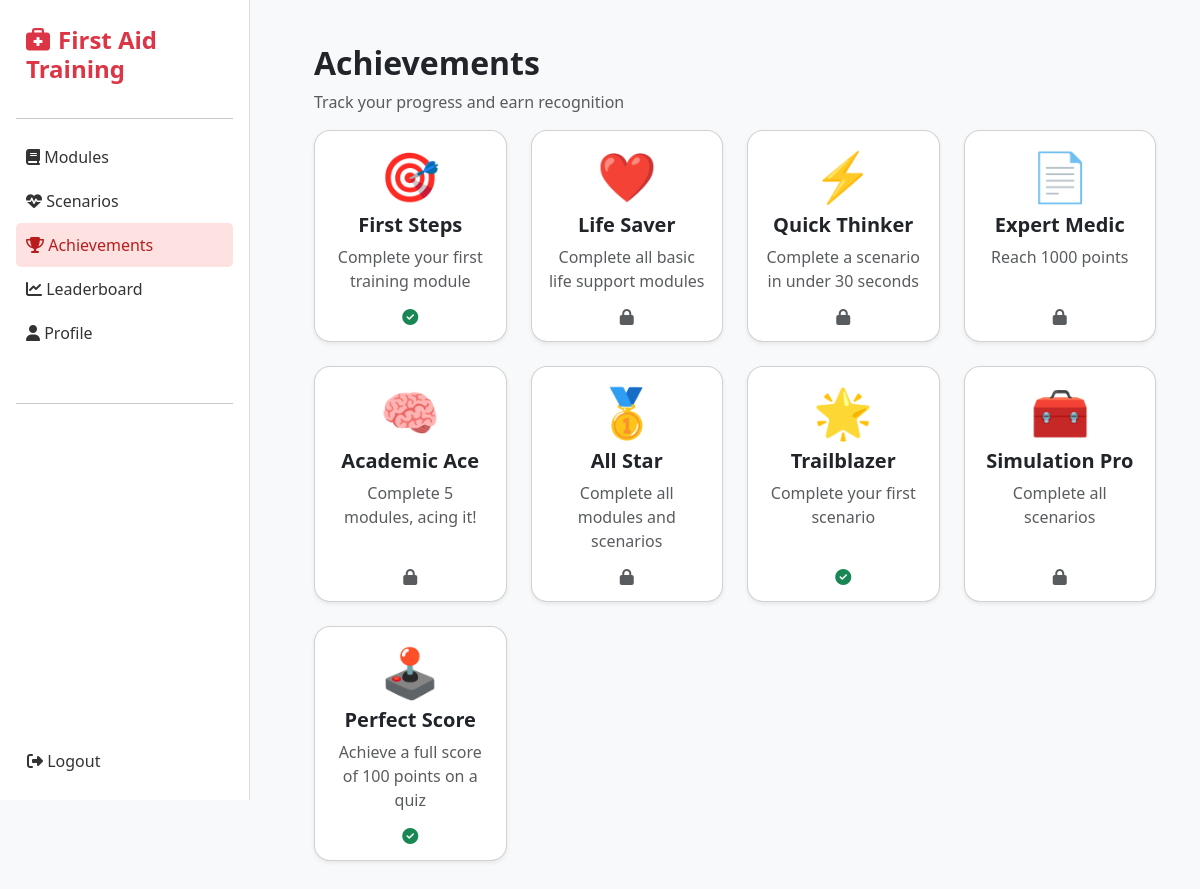
/achievements/ (signed in), run on an earlier commit of the app's database.
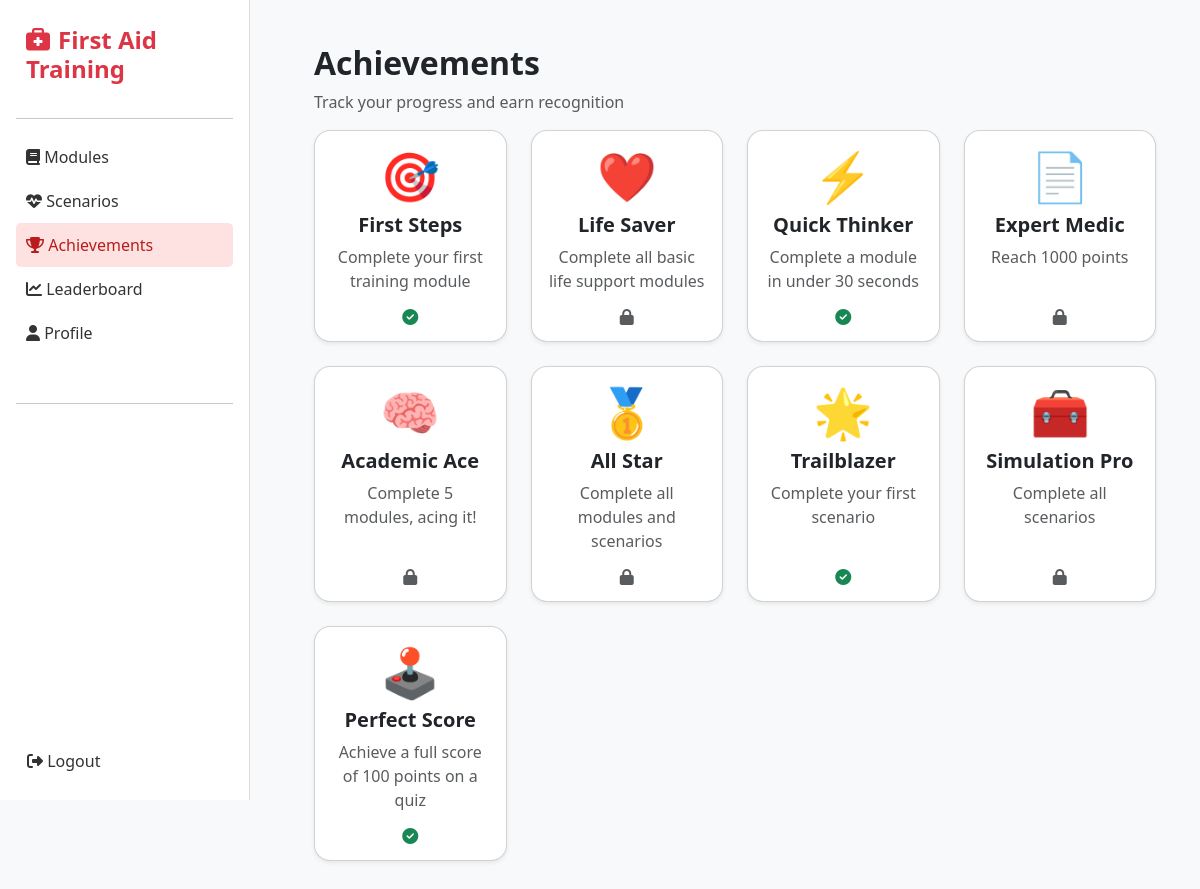
And on a later commit of the database.
### training/models.py (models this page shows)
class Achievement(models.Model):
    title = models.CharField(max_length=100)
    description = models.TextField()
    icon = models.CharField(max_length=100, help_text="CSS class or image name for the achievement icon")
    def __str__(self):
        return self.title

### training/views.py (the view)
# urls.py: path('achievements/', views.achievements, name='achievements'),
@login_required
def achievements(request):
    print(">> Achievements view loaded")
    user_progress = UserModuleProgress.objects.filter(user=request.user)
    module_points = user_progress.aggregate(total=models.Sum('score'))['total'] or 0
    scenario_points = UserScenarioProgress.objects.filter(user=request.user).aggregate(total=models.Sum('score'))['total'] or 0
    total_points = module_points + scenario_points
    completed_modules = user_progress.filter(completed=True)
    completed_modules_count = user_progress.filter(completed=True).count()
    completed_scenarios_count = UserScenarioProgress.objects.filter(user=request.user, completed=True).count()
    all_achievements = Achievement.objects.all()
    user_achievements = UserAchievement.objects.filter(user=request.user)
    earned_ids = {ua.achievement.id for ua in user_achievements}
    achievements_by_title = {a.title: a for a in all_achievements}
    def unlock(title, condition):
        print(f"Checking unlock: {title}, Condition: {condition}")
        if title in achievements_by_title:
            achievement = achievements_by_title[title]
            print(f"Achievement found: {achievement}")
            if condition and achievement.id not in earned_ids:
                print("Unlocking achievement...")
                UserAchievement.objects.create(user=request.user, achievement=achievement)
                messages.success(request, f"Achievement Unlocked: {title}!")
                earned_ids.add(achievement.id)
            else:
                print("Already earned or condition false.")
        else:
            print(f"Title '{title}' not found in achievements_by_title")
    unlock('First Steps', completed_modules_count >= 1)
    unlock('Life Saver', completed_modules_count == 10)
    unlock('Quick Thinker', user_progress.filter(completed=True, time_spent__lt=30).exists())
    unlock('Expert Medic', total_points >= 1000)
    unlock('All Star', completed_modules_count == 10 and completed_scenarios_count == 3)
    unlock('Academic Ace', completed_modules_count >= 5)
    unlock('Simulation Pro',completed_scenarios_count >= 3)
    unlock('Trailblazer',completed_scenarios_count >= 1)
    for progress in completed_modules:
        unlock('Perfect Score',progress.score == 100)
    achievements_data = [
        {
            'achievement': ach,
            'achieved': ach.id in earned_ids
        }
        for ach in all_achievements
    ]
    context = {
        'achievements': achievements_data,
        'unlocked_count': len(earned_ids),
        'earned_ids': earned_ids,
    }
    print("Context being sent to template:", context)
    return render(request, 'achievements.html', context)

### training/templates/achievements.html (shortened to what this page needs)
{% extends "base.html" %}
{% block content %}
<div class="container-fluid p-4">
    <h2 class="fw-bold">Achievements</h2>
    <p class="text-muted">Track your progress and earn recognition</p>
    <div class="row g-4">
        {% for entry in achievements %}
            {% with achievement=entry.achievement achieved=entry.achieved %}
            <div class="col-12 col-sm-6 col-md-4 col-lg-3">
                <div class="card achievement-card {% if achieved %}unlocked{% else %}locked{% endif %} text-center p-3 shadow-sm rounded-4 h-100 d-flex flex-column">
                    <h1 style="font-size: 3rem;">
                        {% if achievement.icon|length < 4 %}
                            {{ achievement.icon }}
                        {% else %}
                            <i class="{{ achievement.icon }}"></i>
                        {% endif %}
                    </h1>
                    <h5 class="fw-bold">{{ achievement.title }}</h5>
                    <p class="text-muted flex-grow-1">{{ achievement.description }}</p>
                    {% if achieved %}
                        <i class="fa fa-check-circle text-success mt-auto"></i>
                    {% else %}
                        <i class="fa fa-lock text-muted mt-auto"></i>
                    {% endif %}
                </div>
            </div>
            {% endwith %}
        {% endfor %}
    </div>
</div>
{% endblock %}

### training/templates/base.html (shortened to what this page needs)
{% load static %}
<!DOCTYPE html>
<html lang="en">
<head>
    <link href="https://cdn.jsdelivr.net/npm/bootstrap@5.3.0/dist/css/bootstrap.min.css" rel="stylesheet">
    <link rel="stylesheet" href="https://cdnjs.cloudflare.com/ajax/libs/font-awesome/6.4.2/css/all.min.css">
</head>
<body>
    <div class="sidebar p-3">
        <a href="{% url 'home' %}" class="text-decoration-none">
            <h4 class="text-danger fw-bold">
                <i class="fa-solid fa-briefcase-medical me-2"></i>First Aid Training
            </h4>
        </a>
        <hr>
        <a href="{% url 'modules' %}" class="nav-link"><i class="fas fa-book"></i> Modules</a>
        <a href="{% url 'scenarios' %}" class="nav-link"><i class="fas fa-heartbeat"></i> Scenarios</a>
        <a href="{% url 'achievements' %}" class="nav-link"><i class="fas fa-trophy"></i> Achievements</a>
        <a href="{% url 'leaderboard' %}" class="nav-link"><i class="fas fa-chart-line"></i> Leaderboard</a>
        <a href="{% url 'profile' %}" class="nav-link"><i class="fas fa-user"></i> Profile</a>
        <hr class="mt-5">
        {% if user.is_authenticated %}
            <a href="{% url 'logout' %}" class="btn logout-btn">
                <i class="fas fa-sign-out-alt"></i> Logout
            </a>
        {% endif %}
    </div>
    <div class="main-content">
        {% block content %} {% endblock %}
    </div>
</body>
</html>

What changed in the data, as far as the page shows it:
changed Achievement "Quick Thinker": achievement.description "Complete a scenario in under 30 seconds" → "Complete a module in under 30 seconds"
